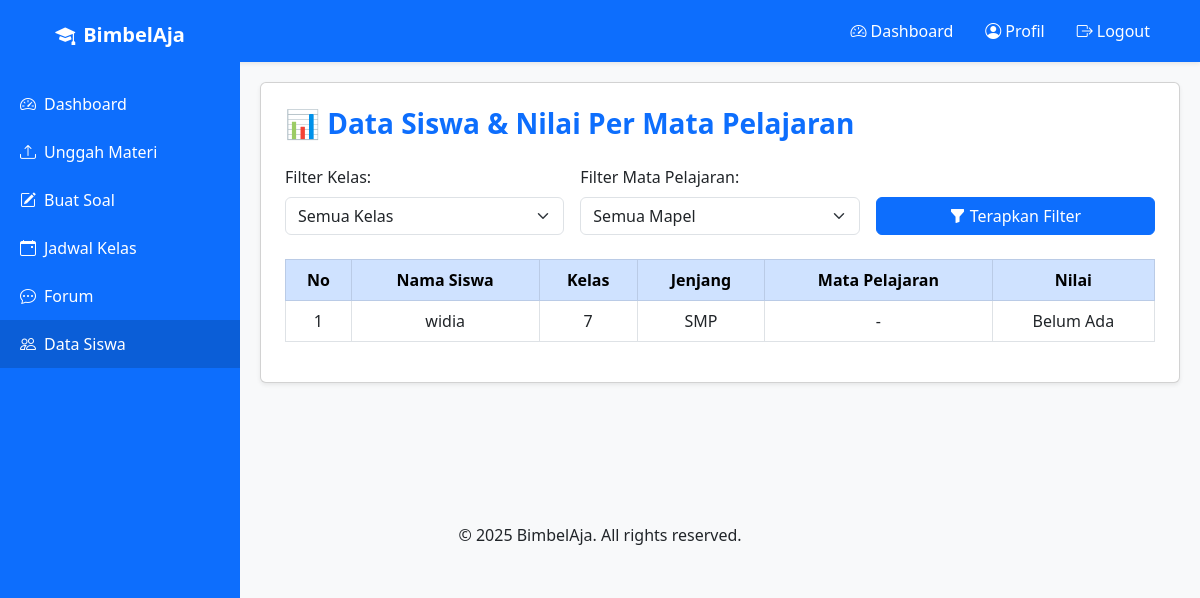
/tutor/data_siswa.php (signed in), run on the app's committed database.
### tables this page shows
CREATE TABLE `users` (
  `id` int(11) NOT NULL,
  `username` varchar(50) NOT NULL,
  `password` varchar(255) NOT NULL,
  `role` enum('admin','tutor','siswa','kasir') DEFAULT NULL,
  `nama` varchar(100) DEFAULT NULL,
  `keahlian` varchar(100) DEFAULT NULL,
  `kelas` varchar(10) DEFAULT NULL,
  `jenjang` varchar(20) DEFAULT NULL
);

### tutor/data_siswa.php (the view, shortened to what this page needs)
<?php
include '../includes/header.php';
include '../config/database.php';
?>
<div class="sidebar">
    <div class="logo">
        <i class="bi bi-mortarboard-fill me-2"></i>BimbelAja
    </div>
    <a href="dashboard.php"><i class="bi bi-speedometer2 me-2"></i>Dashboard</a>
    <a href="unggah_materi.php"><i class="bi bi-upload me-2"></i>Unggah Materi</a>
    <a href="buat_soal.php"><i class="bi bi-pencil-square me-2"></i>Buat Soal</a>
    <a href="jadwal_kelas.php"><i class="bi bi-calendar-event me-2"></i>Jadwal Kelas</a>
    <a href="forum.php"><i class="bi bi-chat-dots me-2"></i>Forum</a>
    <a href="data_siswa.php" class="active" style="background-color:#0b5ed7;"><i class="bi bi-people me-2"></i>Data Siswa</a>
</div>
<div class="content">
    <div class="card shadow-sm p-4 mb-5">
        <h3 class="mb-4 fw-bold text-primary">📊 Data Siswa & Nilai Per Mata Pelajaran</h3>
        <form method="GET" class="row g-3 mb-4 align-items-end">
            <div class="col-md-4">
                <label class="form-label">Filter Kelas:</label>
                <select name="kelas" class="form-select">
                    <option value="">Semua Kelas</option>
                </select>
            </div>
            <div class="col-md-4">
                <label class="form-label">Filter Mata Pelajaran:</label>
                <select name="kategori_id" class="form-select">
                    <option value="">Semua Mapel</option>
                </select>
            </div>
            <div class="col-md-4">
                <button type="submit" class="btn btn-primary w-100">
                    <i class="bi bi-funnel-fill"></i> Terapkan Filter
                </button>
            </div>
        </form>
        <?php
        $query = "
            SELECT
                u.id AS user_id,
                u.nama,
                u.kelas,
                u.jenjang,
                km.nama_kategori,
                COUNT(js.id) AS total_dikerjakan,
                SUM(js.benar) AS total_benar
            FROM users u
            LEFT JOIN jawaban_siswa js ON u.id = js.user_id
            LEFT JOIN soal s ON js.soal_id = s.id
            LEFT JOIN kategori_materi km ON s.kategori_id = km.id
            WHERE u.role = 'siswa'
        ";
        $query .= " GROUP BY u.id, s.kategori_id ORDER BY u.nama ASC";
        $result = mysqli_query($conn, $query);
        ?>
        <div class="table-responsive">
            <table class="table table-bordered table-hover text-center">
                <thead class="table-primary">
                    <tr>
                        <th>No</th>
                        <th>Nama Siswa</th>
                        <th>Kelas</th>
                        <th>Jenjang</th>
                        <th>Mata Pelajaran</th>
                        <th>Nilai</th>
                    </tr>
                </thead>
                <tbody>
                    <?php
                    $no = 1;
                    while ($row = mysqli_fetch_assoc($result)) {
                        $nama_kategori = $row['nama_kategori'] ?? '-';
                        $nilai = ($row['total_dikerjakan'] > 0)
                            ? round(($row['total_benar'] / $row['total_dikerjakan']) * 100, 2)
                            : 'Belum Ada';
                        echo "<tr>
                                <td>{$no}</td>
                                <td>{$row['nama']}</td>
                                <td>{$row['kelas']}</td>
                                <td>{$row['jenjang']}</td>
                                <td>{$nama_kategori}</td>
                                <td>{$nilai}</td>
                              </tr>";
                        $no++;
                    }
                    ?>
                </tbody>
            </table>
        </div>
    </div>
</div>
<?php include '../includes/footer.php'; ?>

### includes/header.php (style rules this page uses)
body { font-family: 'Segoe UI', sans-serif; background-color: #f9f9f9; }

### tutor/data_siswa.php (style rules this page uses)
body { font-family: 'Segoe UI', sans-serif; background-color: #f8f9fa; }
.sidebar { width: 240px; background-color: #0d6efd; position: fixed; top: 0; bottom: 0; left: 0; padding-top: 20px; }
.sidebar a { color: white; display: block; padding: 12px 20px; text-decoration: none; font-size: 16px; }
.sidebar .logo { text-align: center; margin-bottom: 30px; color: white; font-size: 20px; font-weight: bold; }
.content { margin-left: 240px; padding: 20px; }

### data on the page
users: nama "widia", kelas "7", jenjang "SMP", nama_kategori "-", nilai "Belum Ada"
